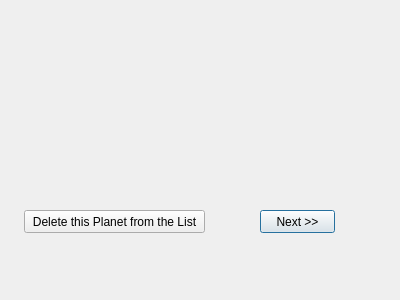
<?xml version="1.0" encoding="UTF-8"?>
<ui version="4.0">
 <class>Dialog</class>
 <widget class="QDialog" name="Dialog">
  <property name="geometry">
   <rect>
    <x>0</x>
    <y>0</y>
    <width>400</width>
    <height>300</height>
   </rect>
  </property>
  <property name="windowTitle">
   <string>Dialog</string>
  </property>
  <widget class="QLabel" name="label_pic">
   <property name="geometry">
    <rect>
     <x>50</x>
     <y>40</y>
     <width>271</width>
     <height>161</height>
    </rect>
   </property>
   <property name="text">
    <string/>
   </property>
  </widget>
  <widget class="QLabel" name="label_name">
   <property name="geometry">
    <rect>
     <x>160</x>
     <y>10</y>
     <width>51</width>
     <height>16</height>
    </rect>
   </property>
   <property name="text">
    <string/>
   </property>
  </widget>
  <widget class="QPushButton" name="nextButton">
   <property name="geometry">
    <rect>
     <x>260</x>
     <y>210</y>
     <width>75</width>
     <height>23</height>
    </rect>
   </property>
   <property name="text">
    <string>Next &gt;&gt;</string>
   </property>
  </widget>
  <widget class="QPushButton" name="deleteButton">
   <property name="geometry">
    <rect>
     <x>24</x>
     <y>210</y>
     <width>181</width>
     <height>23</height>
    </rect>
   </property>
   <property name="text">
    <string>Delete this Planet from the List</string>
   </property>
  </widget>
 </widget>
 <resources/>
 <connections/>
</ui>
